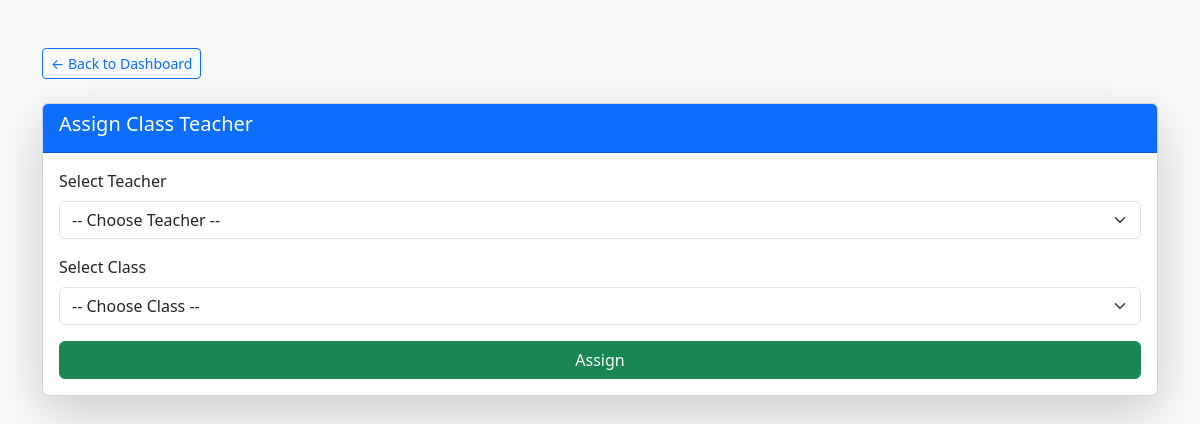
The page /manager/add_classteacher.php (signed in) on the database as committed earlier.
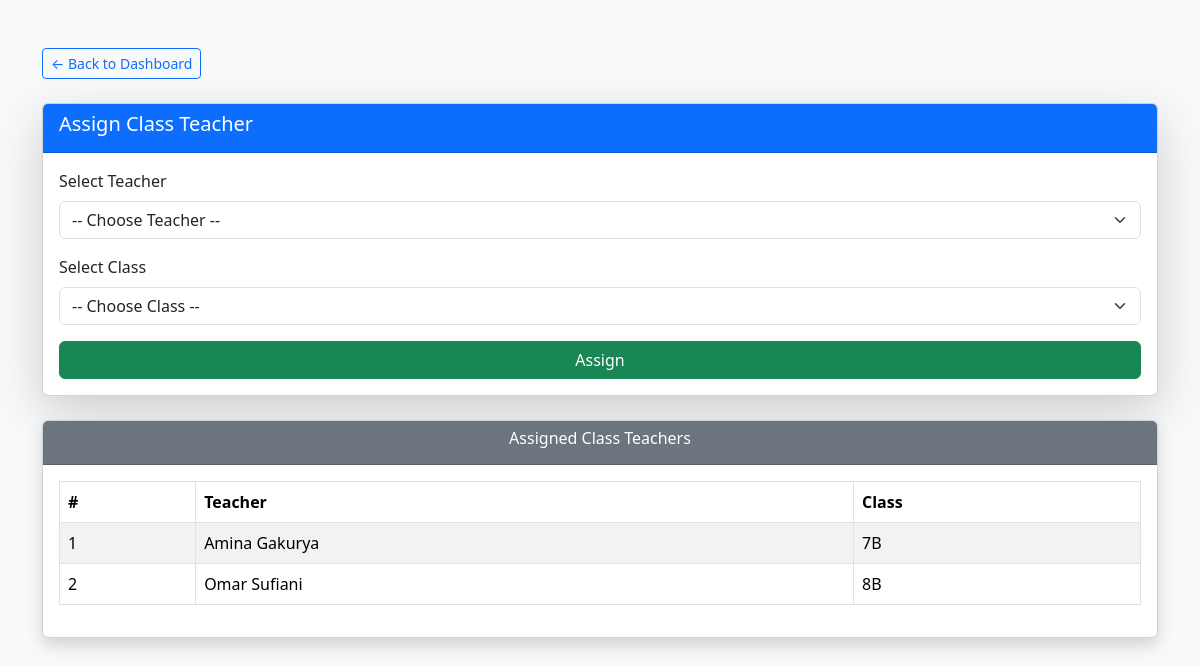
The same page on the database as committed later.
### tables this page shows
CREATE TABLE `class_teachers` (
  `id` int(11) NOT NULL,
  `name` varchar(50) NOT NULL,
  `class_id` int(11) NOT NULL,
  `school_id` int(11) NOT NULL
);

CREATE TABLE `class` (
  `id` int(11) NOT NULL,
  `name` varchar(50) NOT NULL,
  `school_id` int(11) NOT NULL
);

### manager/add_classteacher.php (the view, shortened to what this page needs)
<?php
include 'db.php';
$school_id = $_SESSION['school_id'];
$assigned = $conn->query("SELECT ct.id, ct.name AS teacher_name, c.name AS class_name
                          FROM class_teachers ct
                          JOIN class c ON ct.class_id = c.id
                          WHERE ct.school_id = $school_id");
?>
<!DOCTYPE html>
<head>
  <link href="https://cdn.jsdelivr.net/npm/bootstrap@5.3.3/dist/css/bootstrap.min.css" rel="stylesheet">
</head>
<body class="bg-light">
<div class="container mt-5">
<a href="dashboard.php" class="btn btn-outline-primary mb-4 btn-sm">
    &larr; Back to Dashboard
</a>
    <div class="card shadow-lg">
        <div class="card-header bg-primary text-white">
          <h5>Assign Class Teacher</h5>
        </div>
        <div class="card-body">
          <form method="POST">
            <div class="mb-3">
              <label class="form-label">Select Teacher</label>
              <select name="teacher_id" class="form-select" required>
                <option value="">-- Choose Teacher --</option>
              </select>
            </div>
            <div class="mb-3">
              <label class="form-label">Select Class</label>
              <select name="class_id" class="form-select" required>
                <option value="">-- Choose Class --</option>
              </select>
            </div>
            <div class="d-grid">
              <button type="submit" class="btn btn-success">Assign</button>
            </div>
          </form>
        </div>
      </div>
      <?php if ($assigned->num_rows > 0) { ?>
      <div class="card mt-4 shadow">
        <div class="card-header bg-secondary text-white text-center">
          <h6>Assigned Class Teachers</h6>
        </div>
        <div class="card-body">
          <table class="table table-bordered table-striped">
            <thead>
              <tr>
                <th>#</th>
                <th>Teacher</th>
                <th>Class</th>
              </tr>
            </thead>
            <tbody>
              <?php $i=1; while($a = $assigned->fetch_assoc()){ ?>
              <tr>
                <td><?= $i++ ?></td>
                <td><?= htmlspecialchars($a['teacher_name']) ?></td>
                <td><?= htmlspecialchars($a['class_name']) ?></td>
              </tr>
              <?php } ?>
            </tbody>
          </table>
        </div>
      </div>
      <?php } ?>
    </div>
</body>
</html>

Rows that differ between the two databases and show on the page:
added class_teachers: name "Amina Gakurya", class.name "7B"
added class_teachers: name "Omar Sufiani", class.name "8B"
Other text that changed with them:
text now shown: "Assigned Class Teachers # Teacher Class"
